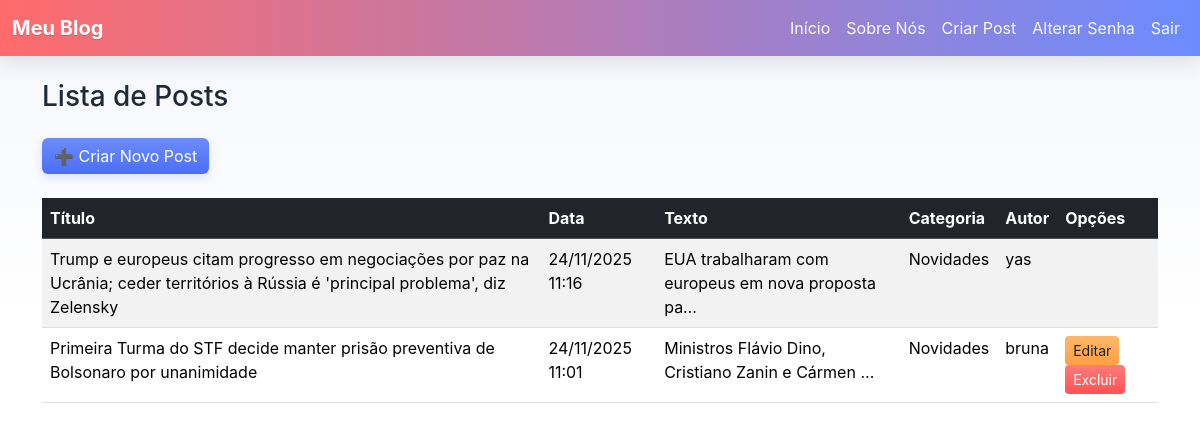
/posts/ (signed in), run on an earlier commit of the app's database.
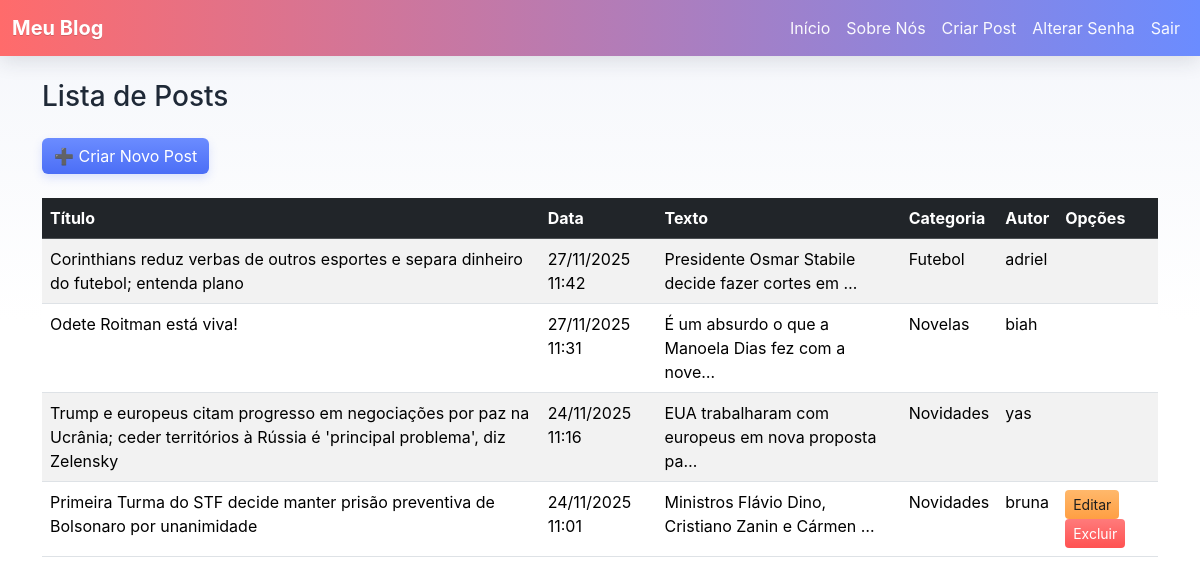
And on a later commit of the database.
### paginas/models.py (models this page shows, shortened)
class Post(models.Model):
    titulo = models.CharField(max_length=255)
    data = models.DateTimeField(auto_now_add=True)
    texto = models.TextField()
    categoria = models.ForeignKey(Categoria, on_delete=models.PROTECT)
    autor = models.ForeignKey(User, on_delete=models.PROTECT)

class Categoria(models.Model):
    nome = models.CharField(max_length=100)
    def __str__(self):
        return f"{self.nome}"

### paginas/views.py (the view)
# urls.py: path('posts/', PostList.as_view(), name='post_list'),
class PostList(LoginRequiredMixin, ListView):
    model = Post
    template_name = 'paginas/listas/post.html'
    paginate_by = 6
    queryset = Post.objects.select_related('autor', 'categoria').order_by('-data')

### paginas/templates/paginas/listas/post.html (shortened to what this page needs)
{% extends "paginas/modelo.html" %}
{% block conteudo %}
    <h3 class="my-4">Lista de Posts</h3>
    <a href="{% url 'post_novo' %}" class="btn btn-primary mb-4">➕ Criar Novo Post</a>
    <div class="table-responsive">
        <table class="table table-striped table-hover">
            <thead class="table-dark">
                <tr>
                    <th scope="col">Título</th>
                    <th scope="col">Data</th>
                    <th scope="col">Texto</th>
                    <th scope="col">Categoria</th>
                    <th scope="col">Autor</th>
                    <th scope="col">Opções</th>
                </tr>
            </thead>
            <tbody>
                {% for obj in object_list %}
                    <tr data-href="{% url 'post_detail' obj.pk %}">
                        <td>{{ obj.titulo }}</td>
                        <td>{{ obj.data|date:"d/m/Y H:i" }}</td>
                        <td>{{ obj.texto|truncatechars:50 }}</td>
                        <td>{{ obj.categoria }}</td>
                        <td>{{ obj.autor }}</td>
                        <td>
                            {% if user.is_authenticated %}
                                {% if user.is_superuser or user == obj.autor %}
                                    <a href="{% url 'post_editar' obj.pk %}" class="btn btn-sm btn-warning">Editar</a>
                                    <form action="{% url 'post_excluir' obj.pk %}" method="post" style="display:inline;">
                                        <button type="submit" class="btn btn-sm btn-danger" onclick="return confirm('Confirma exclusão deste post?');">Excluir</button>
                                    </form>
                                {% endif %}
                            {% endif %}
                        </td>
                    </tr>
                {% empty %}
                    <tr>
                        <td colspan="6" class="text-center">Nenhum post encontrado.</td>
                    </tr>
                {% endfor %}
            </tbody>
        </table>
    </div>
{% endblock conteudo %}

What changed in the data, as far as the page shows it:
added Post: titulo "Corinthians reduz verbas de outros esportes e separa dinheiro do futebol; entenda plano", data "27/11/2025 11:42", texto "Presidente Osmar Stabile decide fazer cortes em …", categoria "Futebol", autor "adriel"
added Post: titulo "Odete Roitman está viva!", data "27/11/2025 11:31", texto "É um absurdo o que a Manoela Dias fez com a nove…", categoria "Novelas", autor "biah"
